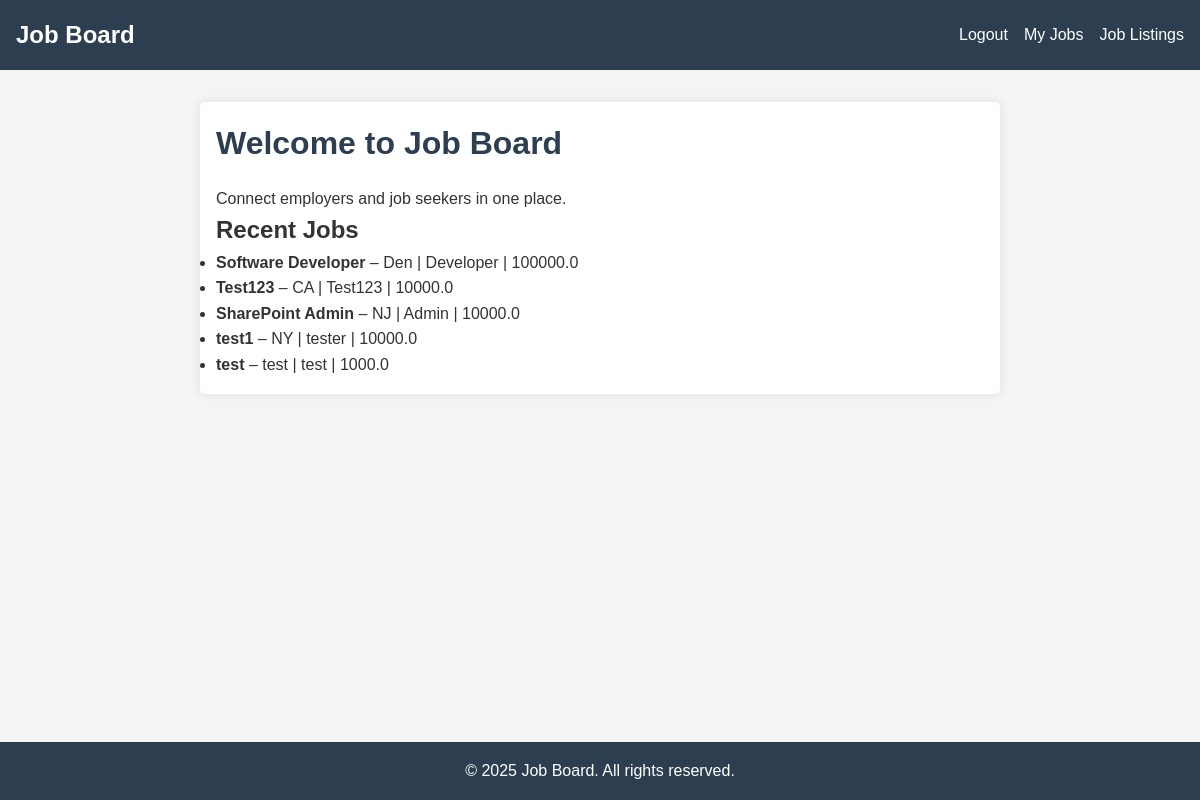
Screenshot of / (signed in) with the database file from the repository.
### backend/models.py (models this page shows)
class Job(db.Model):
    __tablename__ = 'job'
    id = db.Column(db.Integer, primary_key=True)
    title = db.Column(db.String(100), nullable=False)
    description = db.Column(db.Text)
    location = db.Column(db.String(100))
    salary = db.Column(db.Float)
    category = db.Column(db.String(100))
    employer_id = db.Column(db.Integer, db.ForeignKey('employer.id'), nullable=False)
    employer = db.relationship('Employer', back_populates='jobs', lazy=True)
    applications = db.relationship('Application', back_populates='job', lazy=True)

### backend/app.py (the view)
    @app.route("/")
    def index():
        jobs = Job.query.order_by(Job.id.desc()).limit(5).all()
        return render_template("index.html", jobs=jobs)

### templates/index.html (shortened to what this page needs)
<!DOCTYPE html>
<html lang="en">
<head>
    <link rel="stylesheet" href="{{ url_for('static', filename='css/style.css') }}">
</head>
<body>
<nav>
    <h2>Job Board</h2>
    <ul>
        {% if 'user_id' in session %}
            <li><a href="{{ url_for('logout') }}">Logout</a></li>
            {% if session['role'] == 'employer' %}
                <li><a href="{{ url_for('employer_jobs') }}">My Jobs</a></li>
            {% elif session['role'] == 'seeker' %}
                <li><a href="{{ url_for('my_applications') }}">My Applications</a></li>
            {% elif session['role'] == 'admin' %}
                <li><a href="{{ url_for('admin_dashboard') }}">Admin Dashboard</a></li>
            {% endif %}
            <li><a href="{{ url_for('job_listings') }}">Job Listings</a></li>
        {% else %}
            <li><a href="{{ url_for('login') }}">Login</a></li>
            <li><a href="{{ url_for('register') }}">Register</a></li>
            <li><a href="{{ url_for('job_listings') }}">Job Listings</a></li>
        {% endif %}
    </ul>
</nav>
<main>
    <h1>Welcome to Job Board</h1>
    <p>Connect employers and job seekers in one place.</p>
    <h2>Recent Jobs</h2>
    <ul>
        {% for job in jobs %}
            <li>
                <strong>{{ job.title }}</strong> – {{ job.location }} |
                {{ job.category }} |
                {{ job.salary or 'N/A' }}
            </li>
        {% else %}
            <li>No jobs posted yet.</li>
        {% endfor %}
    </ul>
</main>
<footer>
    <p>&copy; 2025 Job Board. All rights reserved.</p>
</footer>
</body>
</html>

### static/css/style.css (style rules this page uses)
* { margin: 0; padding: 0; box-sizing: border-box; }
body { font-family: 'Arial', sans-serif; line-height: 1.6; background-color: #f4f4f4; color: #333; }
nav { background-color: #2c3e50; color: white; padding: 1rem; display: flex; justify-content: space-between; align-items: center; }
nav h2 { margin: 0; }
nav ul { list-style: none; display: flex; gap: 1rem; }
nav a { color: white; text-decoration: none; }
main { max-width: 800px; margin: 2rem auto; padding: 1rem; background: white; border-radius: 5px; box-shadow: 0 0 10px rgba(0, 0, 0, 0.1); }
h1 { color: #2c3e50; margin-bottom: 1rem; }
a { color: #2980b9; text-decoration: none; }
footer { text-align: center; padding: 1rem; background-color: #2c3e50; color: white; position: fixed; width: 100%; bottom: 0; }

### rows the page displays
Job: title "Software Developer", location "Den", category "Developer", salary "100000.0"
Job: title "Test123", location "CA", category "Test123", salary "10000.0"
Job: title "SharePoint Admin", location "NJ", category "Admin", salary "10000.0"
Job: title "test1", location "NY", category "tester", salary "10000.0"
Job: title "test", location "test", category "test", salary "1000.0"
